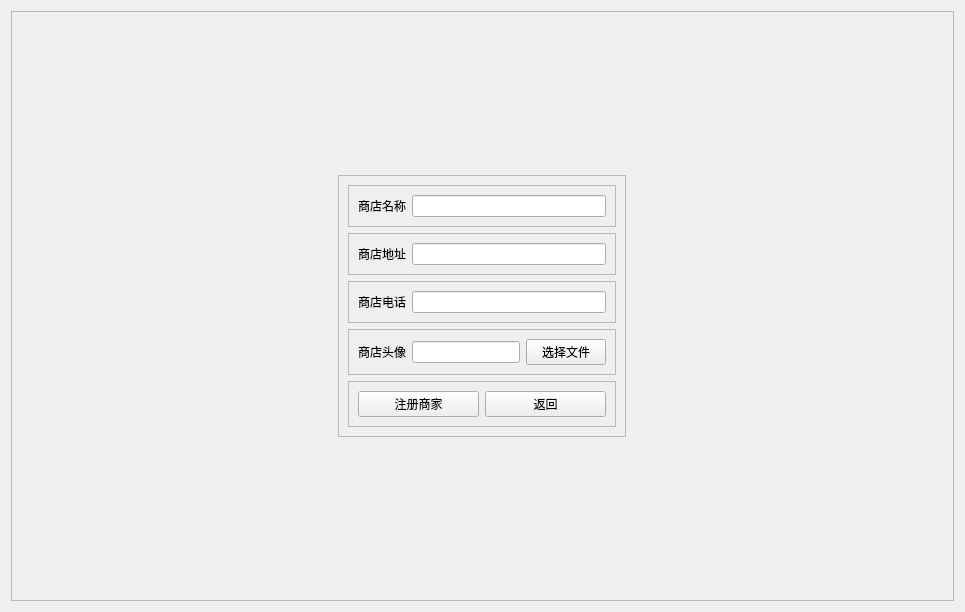
<?xml version="1.0" encoding="UTF-8"?>
<ui version="4.0">
 <class>Form</class>
 <widget class="QWidget" name="Form">
  <property name="geometry">
   <rect>
    <x>0</x>
    <y>0</y>
    <width>965</width>
    <height>612</height>
   </rect>
  </property>
  <property name="windowTitle">
   <string>Form</string>
  </property>
  <layout class="QVBoxLayout" name="verticalLayout">
   <item>
    <widget class="QFrame" name="frame">
     <property name="frameShape">
      <enum>QFrame::StyledPanel</enum>
     </property>
     <property name="frameShadow">
      <enum>QFrame::Raised</enum>
     </property>
     <layout class="QVBoxLayout" name="verticalLayout_3">
      <item alignment="Qt::AlignHCenter|Qt::AlignVCenter">
       <widget class="QFrame" name="frame_6">
        <property name="frameShape">
         <enum>QFrame::StyledPanel</enum>
        </property>
        <property name="frameShadow">
         <enum>QFrame::Raised</enum>
        </property>
        <layout class="QVBoxLayout" name="verticalLayout_2">
         <item>
          <widget class="QFrame" name="frame_2">
           <property name="frameShape">
            <enum>QFrame::StyledPanel</enum>
           </property>
           <property name="frameShadow">
            <enum>QFrame::Raised</enum>
           </property>
           <layout class="QHBoxLayout" name="horizontalLayout">
            <item>
             <widget class="QLabel" name="label">
              <property name="text">
               <string>商店名称</string>
              </property>
             </widget>
            </item>
            <item>
             <widget class="QLineEdit" name="lineEdit_businessName"/>
            </item>
           </layout>
          </widget>
         </item>
         <item>
          <widget class="QFrame" name="frame_3">
           <property name="frameShape">
            <enum>QFrame::StyledPanel</enum>
           </property>
           <property name="frameShadow">
            <enum>QFrame::Raised</enum>
           </property>
           <layout class="QHBoxLayout" name="horizontalLayout_2">
            <item>
             <widget class="QLabel" name="label_2">
              <property name="text">
               <string>商店地址</string>
              </property>
             </widget>
            </item>
            <item>
             <widget class="QLineEdit" name="lineEdit_businessAddress"/>
            </item>
           </layout>
          </widget>
         </item>
         <item>
          <widget class="QFrame" name="frame_4">
           <property name="frameShape">
            <enum>QFrame::StyledPanel</enum>
           </property>
           <property name="frameShadow">
            <enum>QFrame::Raised</enum>
           </property>
           <layout class="QHBoxLayout" name="horizontalLayout_3">
            <item>
             <widget class="QLabel" name="label_3">
              <property name="text">
               <string>商店电话</string>
              </property>
             </widget>
            </item>
            <item>
             <widget class="QLineEdit" name="lineEdit_business_phone"/>
            </item>
           </layout>
          </widget>
         </item>
         <item>
          <widget class="QFrame" name="frame_5">
           <property name="frameShape">
            <enum>QFrame::StyledPanel</enum>
           </property>
           <property name="frameShadow">
            <enum>QFrame::Raised</enum>
           </property>
           <layout class="QHBoxLayout" name="horizontalLayout_4">
            <item>
             <widget class="QLabel" name="label_4">
              <property name="text">
               <string>商店头像</string>
              </property>
             </widget>
            </item>
            <item>
             <widget class="QLineEdit" name="lineEdit_businessImage"/>
            </item>
            <item>
             <widget class="QPushButton" name="pushButton_chooseFile">
              <property name="text">
               <string>选择文件</string>
              </property>
             </widget>
            </item>
           </layout>
          </widget>
         </item>
         <item>
          <widget class="QFrame" name="frame_7">
           <property name="frameShape">
            <enum>QFrame::StyledPanel</enum>
           </property>
           <property name="frameShadow">
            <enum>QFrame::Raised</enum>
           </property>
           <layout class="QHBoxLayout" name="horizontalLayout_5">
            <item>
             <widget class="QPushButton" name="pushButton">
              <property name="text">
               <string>注册商家</string>
              </property>
             </widget>
            </item>
            <item>
             <widget class="QPushButton" name="pushButton_2">
              <property name="text">
               <string>返回</string>
              </property>
             </widget>
            </item>
           </layout>
          </widget>
         </item>
        </layout>
       </widget>
      </item>
     </layout>
    </widget>
   </item>
  </layout>
 </widget>
 <resources/>
 <connections/>
</ui>
